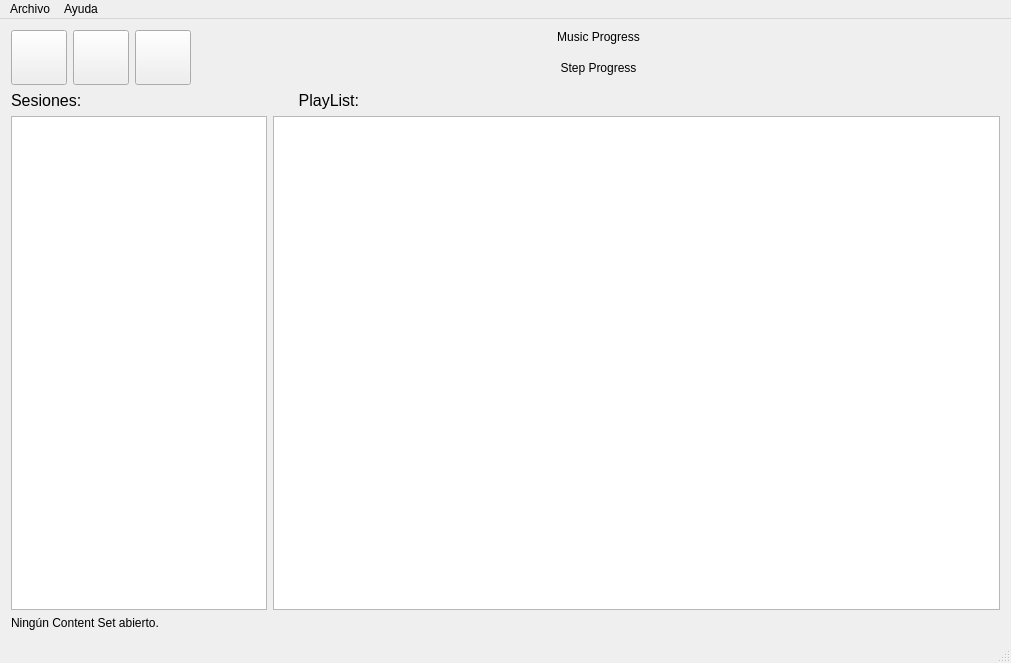
<?xml version="1.0" encoding="UTF-8"?>
<ui version="4.0">
 <class>MainWindow</class>
 <widget class="QMainWindow" name="MainWindow">
  <property name="geometry">
   <rect>
    <x>0</x>
    <y>0</y>
    <width>1011</width>
    <height>663</height>
   </rect>
  </property>
  <property name="windowTitle">
   <string>Panico Live Radio</string>
  </property>
  <property name="windowIcon">
   <iconset resource="resources.qrc">
    <normaloff>:/Resources/favicon.png</normaloff>:/Resources/favicon.png</iconset>
  </property>
  <widget class="QWidget" name="centralWidget">
   <layout class="QVBoxLayout" name="verticalLayout">
    <item>
     <layout class="QHBoxLayout" name="horizontalLayout_5">
      <item>
       <layout class="QHBoxLayout" name="horizontalLayout">
        <property name="sizeConstraint">
         <enum>QLayout::SetFixedSize</enum>
        </property>
        <item>
         <widget class="QToolButton" name="butPlay">
          <property name="toolTip">
           <string>Play Session</string>
          </property>
          <property name="text">
           <string/>
          </property>
          <property name="icon">
           <iconset resource="resources.qrc">
            <normaloff>:/Resources/media-playback-start.png</normaloff>:/Resources/media-playback-start.png</iconset>
          </property>
          <property name="iconSize">
           <size>
            <width>48</width>
            <height>48</height>
           </size>
          </property>
         </widget>
        </item>
        <item>
         <widget class="QToolButton" name="butNextStep">
          <property name="text">
           <string/>
          </property>
          <property name="icon">
           <iconset resource="resources.qrc">
            <normaloff>:/Resources/go-last.png</normaloff>:/Resources/go-last.png</iconset>
          </property>
          <property name="iconSize">
           <size>
            <width>48</width>
            <height>48</height>
           </size>
          </property>
         </widget>
        </item>
        <item>
         <widget class="QToolButton" name="butNextSection">
          <property name="text">
           <string/>
          </property>
          <property name="icon">
           <iconset resource="resources.qrc">
            <normaloff>:/Resources/media-skip-forward.png</normaloff>:/Resources/media-skip-forward.png</iconset>
          </property>
          <property name="iconSize">
           <size>
            <width>48</width>
            <height>48</height>
           </size>
          </property>
         </widget>
        </item>
        <item>
         <spacer name="horizontalSpacer">
          <property name="orientation">
           <enum>Qt::Horizontal</enum>
          </property>
          <property name="sizeType">
           <enum>QSizePolicy::Minimum</enum>
          </property>
          <property name="sizeHint" stdset="0">
           <size>
            <width>20</width>
            <height>20</height>
           </size>
          </property>
         </spacer>
        </item>
        <item>
         <layout class="QVBoxLayout" name="verticalLayout_3">
          <item>
           <widget class="QLabel" name="labTrackTimer">
            <property name="text">
             <string>Music Progress</string>
            </property>
            <property name="alignment">
             <set>Qt::AlignCenter</set>
            </property>
           </widget>
          </item>
          <item>
           <widget class="Phonon::SeekSlider" name="slMusicProgress" native="true"/>
          </item>
          <item>
           <widget class="QLabel" name="labStepTimer">
            <property name="text">
             <string>Step Progress</string>
            </property>
            <property name="alignment">
             <set>Qt::AlignCenter</set>
            </property>
           </widget>
          </item>
          <item>
           <widget class="Phonon::SeekSlider" name="slStepProgress" native="true"/>
          </item>
         </layout>
        </item>
       </layout>
      </item>
      <item>
       <spacer name="horizontalSpacer_2">
        <property name="orientation">
         <enum>Qt::Horizontal</enum>
        </property>
        <property name="sizeType">
         <enum>QSizePolicy::Minimum</enum>
        </property>
        <property name="sizeHint" stdset="0">
         <size>
          <width>20</width>
          <height>20</height>
         </size>
        </property>
       </spacer>
      </item>
     </layout>
    </item>
    <item>
     <widget class="QLabel" name="labPlayList">
      <property name="font">
       <font>
        <pointsize>12</pointsize>
       </font>
      </property>
      <property name="text">
       <string>Sesiones:                                                 PlayList:</string>
      </property>
     </widget>
    </item>
    <item>
     <layout class="QHBoxLayout" name="horizontalLayout_2">
      <item>
       <widget class="QListView" name="lstSessionList">
        <property name="sizePolicy">
         <sizepolicy hsizetype="Preferred" vsizetype="Expanding">
          <horstretch>0</horstretch>
          <verstretch>0</verstretch>
         </sizepolicy>
        </property>
        <property name="minimumSize">
         <size>
          <width>200</width>
          <height>0</height>
         </size>
        </property>
        <property name="editTriggers">
         <set>QAbstractItemView::NoEditTriggers</set>
        </property>
        <property name="selectionBehavior">
         <enum>QAbstractItemView::SelectRows</enum>
        </property>
        <property name="iconSize">
         <size>
          <width>16</width>
          <height>16</height>
         </size>
        </property>
        <property name="textElideMode">
         <enum>Qt::ElideRight</enum>
        </property>
        <property name="movement">
         <enum>QListView::Static</enum>
        </property>
        <property name="flow">
         <enum>QListView::TopToBottom</enum>
        </property>
        <property name="isWrapping" stdset="0">
         <bool>false</bool>
        </property>
        <property name="resizeMode">
         <enum>QListView::Fixed</enum>
        </property>
        <property name="spacing">
         <number>1</number>
        </property>
        <property name="viewMode">
         <enum>QListView::ListMode</enum>
        </property>
        <property name="modelColumn">
         <number>0</number>
        </property>
        <property name="uniformItemSizes">
         <bool>false</bool>
        </property>
        <property name="wordWrap">
         <bool>false</bool>
        </property>
        <property name="selectionRectVisible">
         <bool>false</bool>
        </property>
       </widget>
      </item>
      <item>
       <widget class="QListView" name="lstPlayList">
        <property name="editTriggers">
         <set>QAbstractItemView::NoEditTriggers</set>
        </property>
        <property name="selectionBehavior">
         <enum>QAbstractItemView::SelectRows</enum>
        </property>
        <property name="iconSize">
         <size>
          <width>16</width>
          <height>16</height>
         </size>
        </property>
        <property name="spacing">
         <number>1</number>
        </property>
       </widget>
      </item>
     </layout>
    </item>
    <item>
     <widget class="QLabel" name="labContentSetPath">
      <property name="text">
       <string>Ningún Content Set abierto.</string>
      </property>
     </widget>
    </item>
   </layout>
  </widget>
  <widget class="QMenuBar" name="menuBar">
   <property name="geometry">
    <rect>
     <x>0</x>
     <y>0</y>
     <width>1011</width>
     <height>25</height>
    </rect>
   </property>
   <widget class="QMenu" name="menuArchivo">
    <property name="title">
     <string>Archivo</string>
    </property>
    <addaction name="actionAbrir_ContentSet"/>
    <addaction name="separator"/>
    <addaction name="actionSalir"/>
   </widget>
   <widget class="QMenu" name="menuAyuda">
    <property name="title">
     <string>Ayuda</string>
    </property>
    <addaction name="actionAbout"/>
   </widget>
   <addaction name="menuArchivo"/>
   <addaction name="menuAyuda"/>
  </widget>
  <widget class="QStatusBar" name="statusBar"/>
  <action name="actionAbrir_ContentSet">
   <property name="text">
    <string>Abrir ContentSet...</string>
   </property>
  </action>
  <action name="actionAbout">
   <property name="text">
    <string>About</string>
   </property>
  </action>
  <action name="actionSalir">
   <property name="text">
    <string>Salir</string>
   </property>
  </action>
 </widget>
 <layoutdefault spacing="6" margin="11"/>
 <customwidgets>
  <customwidget>
   <class>Phonon::SeekSlider</class>
   <extends>QWidget</extends>
   <header>phonon::seekslider.h</header>
  </customwidget>
 </customwidgets>
 <resources>
  <include location="resources.qrc"/>
 </resources>
 <connections/>
</ui>
